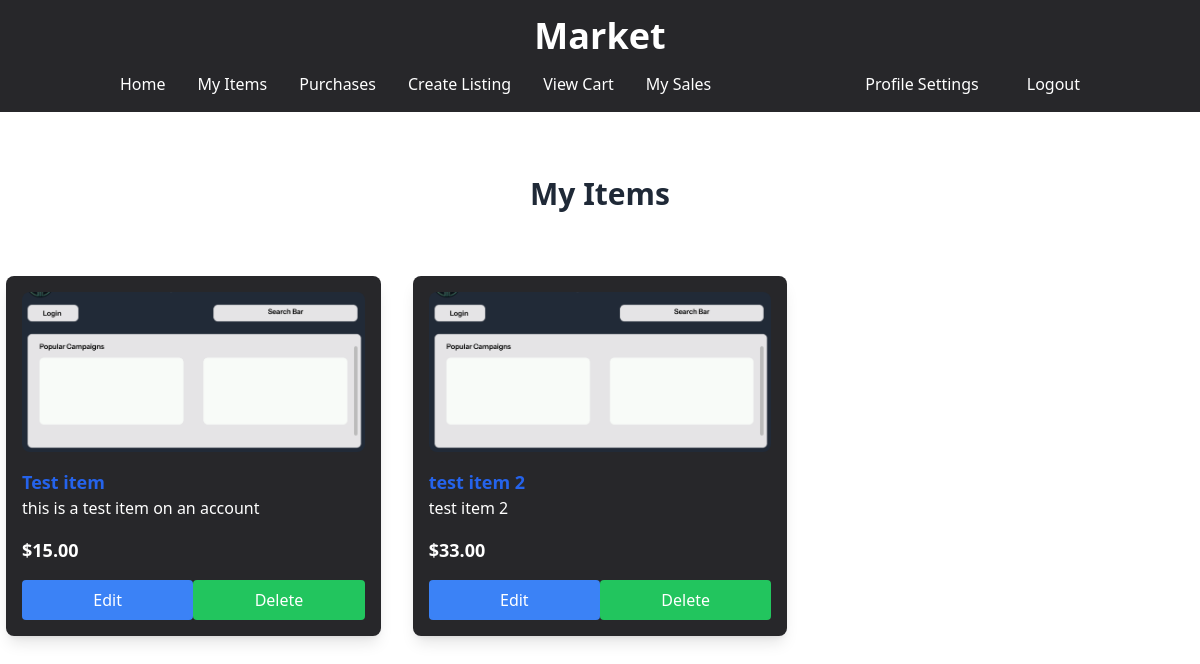
The app's page /Item/myItems (signed in), older data.
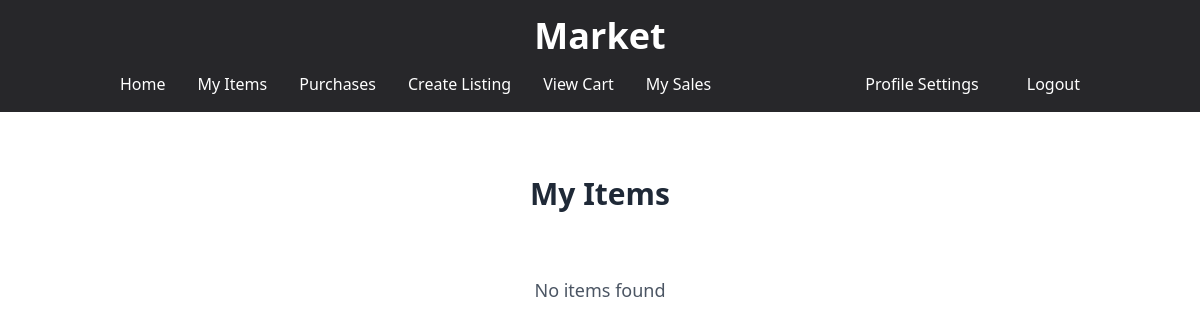
The same page, newer data.
### Item/models.py (models this page shows)
class Item(models.Model):
    CATEGORY_CHOICES = [
        ('handmade', 'Handmade'),
        ('collectible', 'Collectible'),
        ('general_market', 'General Market'),
    ]
    user = models.ForeignKey(settings.AUTH_USER_MODEL, on_delete=models.CASCADE, related_name="items")
    category = models.CharField(max_length=50, choices=CATEGORY_CHOICES)
    title = models.CharField(max_length=50)
    description = models.TextField()
    price = models.DecimalField(max_digits=10, decimal_places=2)
    image = models.ImageField(upload_to='item_images/', blank=False, null=False)
    addedDate = models.DateTimeField(auto_now_add=True)
    is_sold = models.BooleanField(default=False)

### Item/views.py (the view)
# urls.py: path("myItems", views.myItems, name="myItems"),
@login_required
def myItems(request):
    db = DatabaseSingleton()
    myItems = db.getMyItems(request)
    return render(request, "Item/myItems.html", {"items" : myItems})

### services.py (called while the page is built)
    def __new__(cls):
        if cls._instance is None:
            cls._instance = super(DatabaseSingleton, cls).__new__(cls)
        return cls._instance

    def getMyItems(self, request):
        myItems = Item.objects.filter(user=request.user, is_sold=False)
        return myItems

### templates/Item/myItems.html (shortened to what this page needs)
<!DOCTYPE html>
{% load static %}
<html lang="en">
<head>
    <link rel="stylesheet" href="{% static 'Item/search.css' %}">
    <link href="https://cdnjs.cloudflare.com/ajax/libs/tailwindcss/2.0.2/tailwind.min.css" rel="stylesheet">
    <script src="https://cdn.tailwindcss.com"></script>
</head>
<body>
    <div class="w-full bg-zinc-800">
        <div class="container mx-auto px-4 pt-4">
            <h1 class="text-4xl font-bold text-white text-center">Market</h1>
        </div>
        <div class="container mx-auto px-4 py-2">
            <nav class="flex justify-between items-center">
                <div class="flex">
                    <a href="{% url 'index' %}" class="text-white hover:text-gray-300 block px-4 py-2">Home</a>
                    <a href="{% url 'myItems' %}" class="text-white hover:text-gray-300 block px-4 py-2">My Items</a>
                    <a href="{% url 'purchases' %}" class="text-white hover:text-gray-300 block px-4 py-2">Purchases</a>
                    <a href="{% url 'createItem' %}" class="text-white hover:text-gray-300 block px-4 py-2">Create Listing</a>
                    <a href="{% url 'viewCart' %}" class="text-white hover:text-gray-300 block px-4 py-2">View Cart</a>
                    <a href="{% url 'mySales' %}" class="text-white hover:text-gray-300 block px-4 py-2">My Sales</a>
                </div>
                <div class="flex space-x-4">
                    {% if user.is_authenticated %}
                        <a href="{% url 'profile_settings' %}" class="text-white hover:text-gray-300 block px-4 py-2">Profile Settings</a>
                        <a href="{% url 'logout' %}" class="text-white hover:text-gray-300 block px-4 py-2">Logout</a>
                    {% else %}
                        <a href="{% url 'loginPage' %}" class="text-white hover:text-gray-300 block px-4 py-2">Login</a>
                    {% endif %}
                </div>
            </nav>
        </div>
    </div>
    <div class="w-full justify-center text-center my-16">
        <h1 class="text-3xl font-bold text-gray-800">My Items</h1>
    </div>
    <div class="w-[99%] mx-auto grid grid-cols-1 sm:grid-cols-2 lg:grid-cols-3 xl:grid-cols-4 gap-8">
        {% for item in items %}
            <div class="bg-zinc-800 p-4 rounded-lg shadow-lg">
                <img src="{{ item.image.url }}" alt="{{ item.title }}" class="w-full h-40 object-cover rounded-lg mb-4">
                <a href="{% url 'showItem' item.id %}" class="text-lg font-semibold text-blue-600 hover:text-blue-800">
                    {{ item.title }}
                </a>
                <p class="text-white mb-4">{{ item.description|truncatewords:20 }}</p>
                <p class="text-lg font-semibold text-white">${{ item.price }}</p>
                <div class="mt-4 flex justify-between">
                    <form action="{% url 'add_to_cart' item.id %}" method="post" class="w-1/2">
                        <button type="submit" class="w-full bg-blue-500 text-white py-2 rounded hover:bg-blue-600">Edit</button>
                    </form>
                    <form action="{% url 'deleteItem' item.id %}" method="post" class="w-1/2">
                        <button type="submit" class="w-full bg-green-500 text-white py-2 rounded hover:bg-green-600">Delete</button>
                    </form>
                </div>
            </div>
        {% empty %}
            <p class="text-center col-span-full text-lg text-gray-600">No items found</p>
        {% endfor %}
    </div>
</body>
</html>

Row changes from the older to the newer data that the page shows:
removed Item: image (picture), title "Test item", description "this is a test item on an account", price "15.00"
removed Item: image (picture), title "test item 2", description "test item 2", price "33.00"
Text that changed along with them:
text now shown: "No items found"
